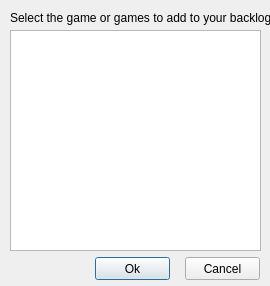
<?xml version="1.0" encoding="UTF-8"?>
<ui version="4.0">
 <class>SearchResultsDialog</class>
 <widget class="QDialog" name="SearchResultsDialog">
  <property name="geometry">
   <rect>
    <x>0</x>
    <y>0</y>
    <width>270</width>
    <height>286</height>
   </rect>
  </property>
  <property name="minimumSize">
   <size>
    <width>270</width>
    <height>286</height>
   </size>
  </property>
  <property name="maximumSize">
   <size>
    <width>270</width>
    <height>286</height>
   </size>
  </property>
  <property name="windowTitle">
   <string>Search results</string>
  </property>
  <widget class="QLabel" name="label">
   <property name="geometry">
    <rect>
     <x>10</x>
     <y>10</y>
     <width>301</width>
     <height>16</height>
    </rect>
   </property>
   <property name="text">
    <string>Select the game or games to add to your backlog</string>
   </property>
  </widget>
  <widget class="QListView" name="listViewGames">
   <property name="geometry">
    <rect>
     <x>10</x>
     <y>30</y>
     <width>251</width>
     <height>221</height>
    </rect>
   </property>
  </widget>
  <widget class="QPushButton" name="pushButtonOk">
   <property name="enabled">
    <bool>true</bool>
   </property>
   <property name="geometry">
    <rect>
     <x>95</x>
     <y>257</y>
     <width>75</width>
     <height>23</height>
    </rect>
   </property>
   <property name="text">
    <string>Ok</string>
   </property>
  </widget>
  <widget class="QPushButton" name="pushButtonCancel">
   <property name="geometry">
    <rect>
     <x>185</x>
     <y>257</y>
     <width>75</width>
     <height>23</height>
    </rect>
   </property>
   <property name="text">
    <string>Cancel</string>
   </property>
  </widget>
 </widget>
 <resources/>
 <connections/>
</ui>
